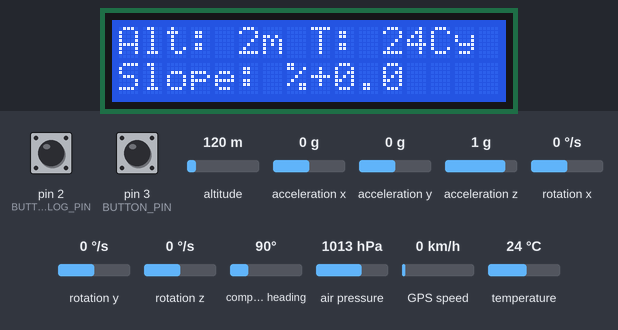
Simulated run of this program. Board: Arduino Nano, built with avr-gcc and run on an emulated ATmega328P. On the bench: 16×2 character LCD. The inputs (shaded band) are chosen by the test bench; at power-on: acceleration x 0 g, pin 2 (BUTTON_LOG_PIN) HIGH, pin 3 (BUTTON_PIN) HIGH, acceleration z 1 g, altitude 120 m, acceleration y 0 g, rotation x 0 °/s, rotation y 0 °/s, rotation z 0 °/s, compass heading 90°, air pressure 1013 hPa, GPS speed 0 km/h, temperature 24 °C. Storage starts empty; the GPS gets a fix after 3 s at 37.7749, -122.4194 with 8 satellites; what the program prints to the serial monitor is not drawn.

Above: at 3.3 s.
3.4 s: acceleration x set to -0.2 g
At 5.0 s:
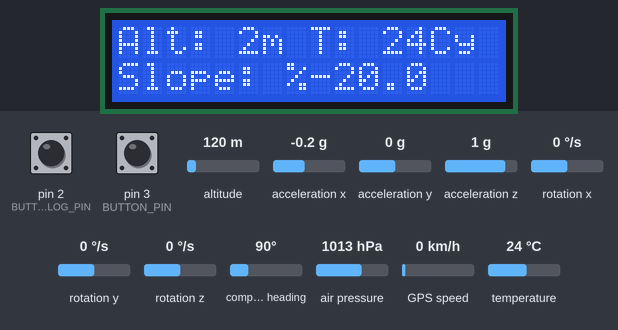
5.8 s: pin 2 (BUTTON_LOG_PIN) pulled LOW for 0.15 s
At 6.9 s:
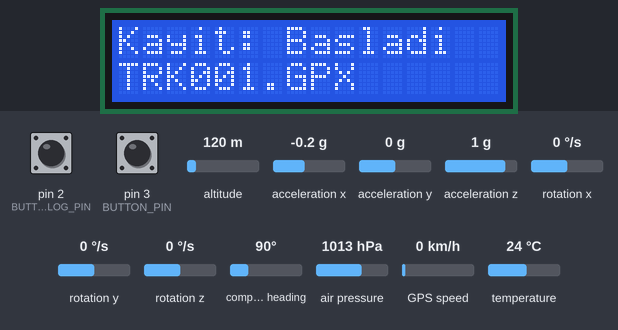
9.0 s: pin 3 (BUTTON_PIN) pulled LOW for 0.15 s
At 9.5 s:
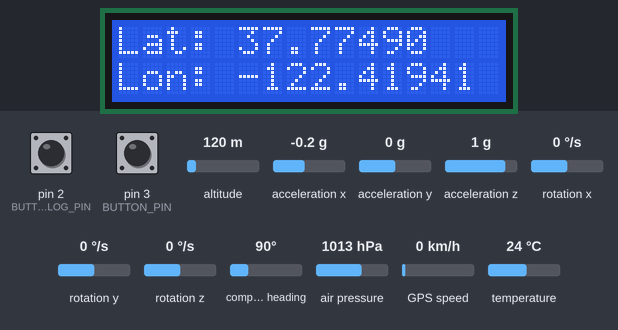
10.6 s: pin 3 (BUTTON_PIN) pulled LOW for 1 s
At 12.2 s:
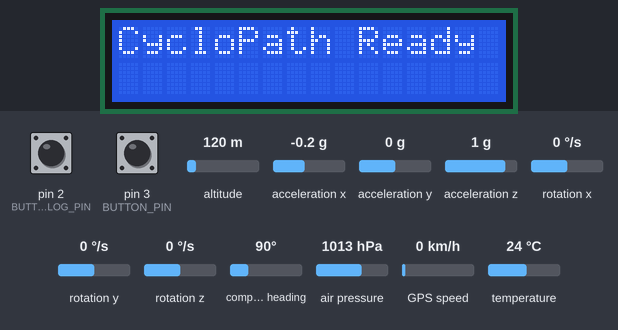
13.1 s: acceleration z set to 0.2 g
At 14.9 s:
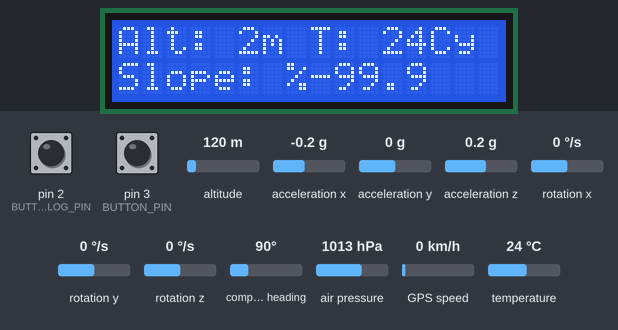
15.4 s: acceleration z set to -0.1 g
Timing chart, 0 to 18.4 s (numbered marks = the images above; inputs shaded):
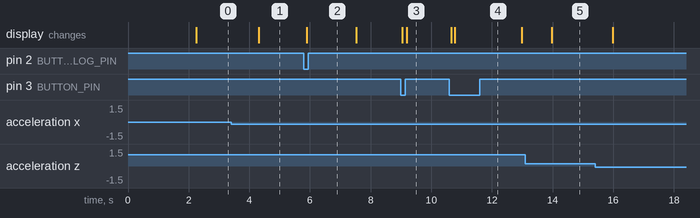

The program:

main.cpp
```cpp
#include <Arduino.h>
#include <Wire.h>
#include <LiquidCrystal_I2C.h>
#include <MPU6050.h>
#include <SoftwareSerial.h>
#include <TinyGPS++.h>
#include <Adafruit_BME280.h>
#include <SPI.h>
#include <SD.h>

Adafruit_BME280 bme;
LiquidCrystal_I2C lcd(0x27, 16, 2);
MPU6050 mpu;

#define BUTTON_PIN 3
#define BUTTON_LOG_PIN 2
#define GPS_RX_PIN 4
#define GPS_TX_PIN 5
#define SD_CS_PIN 10

TinyGPSPlus gps;
SoftwareSerial gpsSerial(GPS_RX_PIN, GPS_TX_PIN);

int currentPage = 1;
unsigned long lastUpdate = 0;
const unsigned long updateInterval = 1000;

bool isLogging = false;
char currentLogFile[13];

void startLogging() {
  for (int i = 1; i < 1000; i++) {
    sprintf(currentLogFile, "TRK%03d.GPX", i);
    if (!SD.exists(currentLogFile)) break;
  }
  File f = SD.open(currentLogFile, FILE_WRITE);
  if (f) {
    f.println("<?xml version=\"1.0\" encoding=\"UTF-8\"?>");
    f.println("<gpx version=\"1.1\" creator=\"CycloPath\">");
    f.println("<trk><name>Route</name><trkseg>");
    f.close();
    isLogging = true;
    lcd.clear();
    lcd.setCursor(0,0); lcd.print("Kayit: Basladi");
    lcd.setCursor(0,1); lcd.print(currentLogFile);
    delay(1500);
  } else {
    lcd.clear();
    lcd.setCursor(0,0); lcd.print("SD KART HATASI");
    delay(1500);
  }
}

void stopLogging() {
  if (!isLogging) return;
  File f = SD.open(currentLogFile, FILE_WRITE);
  if (f) {
    f.println("</trkseg></trk>");
    f.println("</gpx>");
    f.close();
  }
  isLogging = false;
  lcd.clear();
  lcd.setCursor(0,0); lcd.print("Kayit: Bitti");
  lcd.setCursor(0,1); lcd.print(currentLogFile);
  delay(1500);
}

void logGPSPoint() {
  if (!isLogging || !gps.location.isValid()) return;

  File f = SD.open(currentLogFile, FILE_WRITE);
  if (f) {
    f.print("<trkpt lat=\"");
    f.print(gps.location.lat(), 6);
    f.print("\" lon=\"");
    f.print(gps.location.lng(), 6);
    f.println("\">");

    if (gps.altitude.isValid()) {
      f.print("<ele>");
      f.print(gps.altitude.meters(), 1);
      f.println("</ele>");
    }

    f.println("</trkpt>");
    f.close();
  }
}

void setup() {
  Serial.begin(9600);
  Wire.begin();
  lcd.init();
  lcd.backlight();

  mpu.initialize();

  pinMode(BUTTON_PIN, INPUT_PULLUP);
  pinMode(BUTTON_LOG_PIN, INPUT_PULLUP);

  if (!SD.begin(SD_CS_PIN)) {
    lcd.clear();
    lcd.print("SD KART BULUNAMADI");
    delay(2000); // Sadece uyari verir kodu kitlemez
  }

  gpsSerial.begin(9600);

  lcd.clear();
  lcd.print("CycloPath Ready");
  delay(2000);
}

void loop() {
  while (gpsSerial.available() > 0) {
    char c = gpsSerial.read();
    Serial.write(c); // RAW GPS data test on serial monitor
    gps.encode(c);
  }

  bool currentButtonState = digitalRead(BUTTON_PIN);
  bool logButtonState = digitalRead(BUTTON_LOG_PIN);

  // LOG BUTTON (Kayit Baslat / Bitir)
  if (logButtonState == LOW) {
    delay(50);
    if (digitalRead(BUTTON_LOG_PIN) == LOW) {
      if (isLogging) {
        stopLogging();
      } else {
        startLogging();
      }

      while(digitalRead(BUTTON_LOG_PIN) == LOW) {
        while (gpsSerial.available() > 0) gps.encode(gpsSerial.read());
      }
      lastUpdate = millis() - updateInterval;
    }
  }

  // SAYFA BUTONU
  if (currentButtonState == LOW) { // Change page on button press
    delay(50);
    if (digitalRead(BUTTON_PIN) == LOW) {
      if (currentPage == 1) {
        currentPage = 2;
      } else {
        currentPage = 1;
      }
      lcd.clear();

      while(digitalRead(BUTTON_PIN) == LOW) {
        while (gpsSerial.available() > 0) {
          gps.encode(gpsSerial.read());
        }
      }
      lastUpdate = millis() - updateInterval;
    }
  }

  if (millis() - lastUpdate >= updateInterval) {
    lastUpdate = millis();

    // Eger kayit aciksa her saniye (veya updateInterval neyse) GPX noktasini kaydet
    logGPSPoint();

    if (currentPage == 1) {
      float temp = bme.readTemperature();
      float alt = bme.readAltitude(1013.25);

      long sum_ax = 0, sum_az = 0;
      for (int i = 0; i < 20; i++) {
        int16_t ax, ay, az;
        mpu.getAcceleration(&ax, &ay, &az);
        sum_ax += ax;
        sum_az += az;
        delay(2);
      }
      float avg_ax = sum_ax / 20.0;
      float avg_az = sum_az / 20.0;

      float slope_pct = 0.0;
      if (abs(avg_az) > 100) {
        slope_pct = (avg_ax / avg_az) * 100.0;
      }

      if (slope_pct > 99.9) slope_pct = 99.9;
      if (slope_pct < -99.9) slope_pct = -99.9;

      lcd.setCursor(0, 0);
      lcd.print("Alt: ");
      if(isnan(alt)) lcd.print("--"); else lcd.print(alt, 0);
      lcd.print("m ");

      lcd.print("T: ");
      if(isnan(temp)) lcd.print("--"); else lcd.print(temp, 0);
      lcd.print("C");

      lcd.setCursor(0, 1);
      lcd.print("Slope: %");
      if(slope_pct >= 0) lcd.print("+");
      lcd.print(slope_pct, 1);
      lcd.print("    ");
    }
    else if (currentPage == 2) {
      lcd.setCursor(0, 0);
      if (gps.location.isValid()) {
        lcd.print("Lat: ");
        lcd.print(gps.location.lat(), 5);
        lcd.print("   ");
      } else {
        lcd.print("Lat: Waiting ");
      }

      lcd.setCursor(0, 1);
      if (gps.location.isValid()) {
        lcd.print("Lon: ");
        lcd.print(gps.location.lng(), 5);
        lcd.print("   ");
      } else {
        lcd.print("Lon: Waiting ");
      }
    }
  }
}
```

Measured:
- the behaviour switches between 0 and -0.1 g on acceleration x (found by bisection; images 0 and 1)
- after the input at 3.4 s, the display: changes after 0.91 s (image 1)
- after the input at 5.8 s, the display: changes after 0.09 s (image 2)
- after the input at 9.0 s, the display: first changes after 0.05 s (image 3 shows a later state)
- after the input at 10.6 s, the display: first changes after 0.06 s (image 4 shows a later state)
- after the input at 13.1 s, the display: changes after 0.88 s (image 5)
